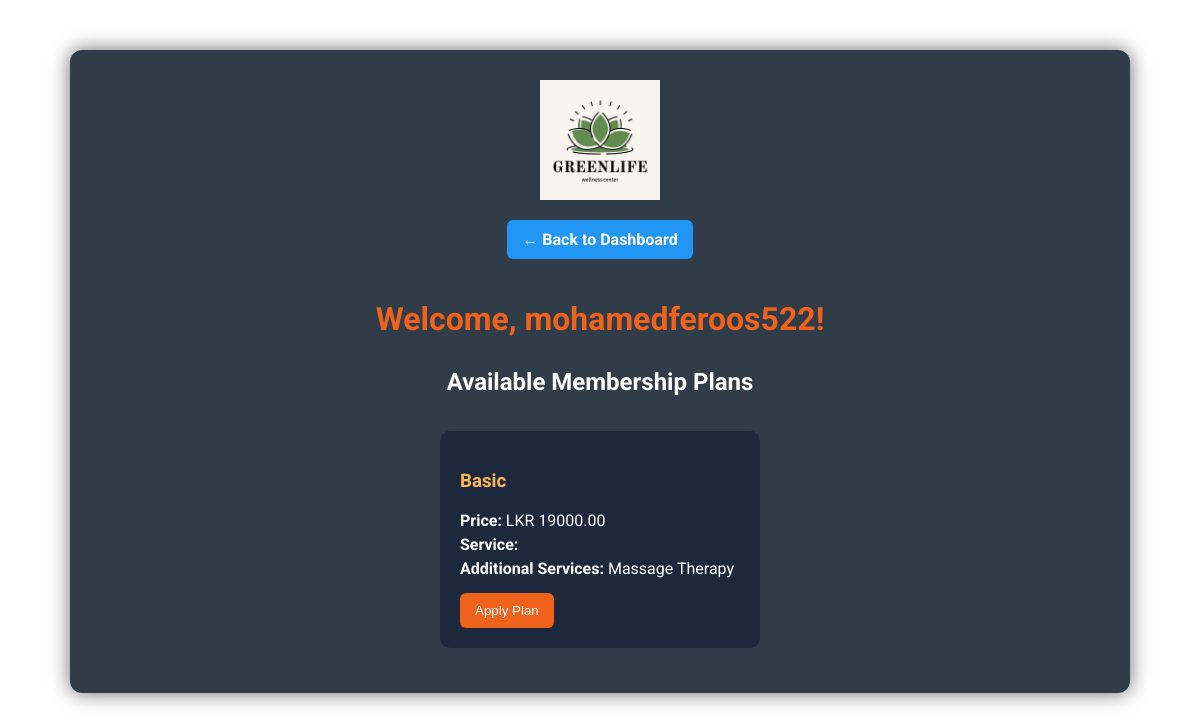
Page /Pages/membership_plans.php (signed in) on the committed database.
### tables this page shows
CREATE TABLE IF NOT EXISTS `newmember` (
  `id` int NOT NULL AUTO_INCREMENT,
  `username` varchar(50) NOT NULL,
  `email` varchar(100) NOT NULL,
  `address` varchar(255) DEFAULT NULL,
  `password` varchar(255) NOT NULL,
  `created_at` timestamp NULL DEFAULT CURRENT_TIMESTAMP,
  `full_name` varchar(100) NOT NULL,
  `age` int NOT NULL,
  `gender` enum('Male','Female','Other') NOT NULL,
  `contact_number` varchar(15) DEFAULT NULL,
  `membership_type` varchar(50) DEFAULT NULL,
  `choose_program` varchar(100) DEFAULT NULL,
  `profile_photo` varchar(255) DEFAULT NULL,
  `joined_date` timestamp NULL DEFAULT CURRENT_TIMESTAMP,
  PRIMARY KEY (`id`),
  UNIQUE KEY `username` (`username`),
  UNIQUE KEY `email` (`email`)
);

CREATE TABLE IF NOT EXISTS `membership_plans` (
  `id` int NOT NULL AUTO_INCREMENT,
  `membership_type` varchar(50) NOT NULL,
  `price` decimal(10,2) NOT NULL,
  `service` varchar(100) NOT NULL,
  `services` text,
  `benefits` text,
  `created_at` timestamp NULL DEFAULT CURRENT_TIMESTAMP,
  `status` enum('Active','Pending','Expired') DEFAULT 'Active',
  `start_date` date NOT NULL,
  `end_date` date NOT NULL,
  PRIMARY KEY (`id`)
);

### Pages/membership_plans.php (the view, shortened to what this page needs)
<?php
include 'DBconnect.php';
$user = ['username' => 'User', 'email' => ''];
if ($stmt = $conn->prepare("SELECT id, username, email FROM newmember WHERE id = ?")) {
    $stmt->bind_param("i", $_SESSION['user_id']);
    $stmt->execute();
    $result = $stmt->get_result();
    if ($row = $result->fetch_assoc()) {
        $user = $row;
    }
}
$plansResult = null;
if ($stmt = $conn->prepare("SELECT id, membership_type, price, service, services, benefits FROM membership_plans ORDER BY id ASC")) {
    $stmt->execute();
    $plansResult = $stmt->get_result();
}
?>
<!DOCTYPE html>
<html lang="en">
<head>
</head>
<body>
<div class="container">
    <img src="../Images/logo.png" alt="GreenLife Wellness Logo" class="logo">
    <a href= "customer_dashboard.php" class="back-btn">← Back to Dashboard</a>
    <h1>Welcome, <?= htmlspecialchars($user['username'] ?? 'User') ?>!</h1>
    <h2>Available Membership Plans</h2>
    <?php if ($plansResult && $plansResult->num_rows > 0) { ?>
        <?php while ($plan = $plansResult->fetch_assoc()) { ?>
            <div class="plan-card">
                <h3><?= htmlspecialchars($plan['membership_type'] ?? 'N/A') ?></h3>
                <p><strong>Price:</strong> LKR <?= htmlspecialchars($plan['price'] ?? '0.00') ?></p>
                <p><strong>Service:</strong> <?= htmlspecialchars($plan['service'] ?? 'N/A') ?></p>
                <?php if (!empty($plan['services'])) { ?>
                    <p><strong>Additional Services:</strong> <?= htmlspecialchars($plan['services']) ?></p>
                <?php } ?>
                <form method="post">
                    <button type="submit" name="apply_plan">Apply Plan</button>
                </form>
            </div>
        <?php } ?>
    <?php } else { ?>
        <p>No membership plans available.</p>
    <?php } ?>
</div>
</body>
</html>

### Pages/membership_plans.php (style rules this page uses)
body { font-family: 'Roboto', sans-serif; margin: 0; padding: 0; background: url('../Images/dashboard-bg.jpg') no-repeat center center fixed; background-size: cover; color: #fff; }
.container { background: rgba(13, 27, 42, 0.85); width: 90%; max-width: 1000px; margin: 50px auto; padding: 30px; border-radius: 12px; box-shadow: 0 0 20px rgba(0,0,0,0.6); text-align: center; }
.container img.logo { display: block; margin: 0 auto 20px; width: 120px; }
h1 { color: #ef621b; margin-bottom: 20px; }
h2 { margin-top: 30px; margin-bottom: 20px; }
.plan-card { background: rgba(27,38,59,0.9); padding: 20px; margin: 15px; border-radius: 10px; display: inline-block; width: 280px; vertical-align: top; text-align: left; }
.plan-card h3 { color: #ffb74d; }
.plan-card p { margin: 5px 0; }
.plan-card button { background: #ef621b; color: #fff; border: none; padding: 10px 15px; border-radius: 6px; cursor: pointer; margin-top: 10px; }
.back-btn { display: inline-block; margin-bottom: 20px; padding: 10px 15px; background: #2196f3; color: #fff; text-decoration: none; border-radius: 6px; font-weight: bold; }

### rows in the picture
newmember: username "mohamedferoos522"
membership_plans: membership_type "Basic", price "19000.00", services "Massage Therapy"
